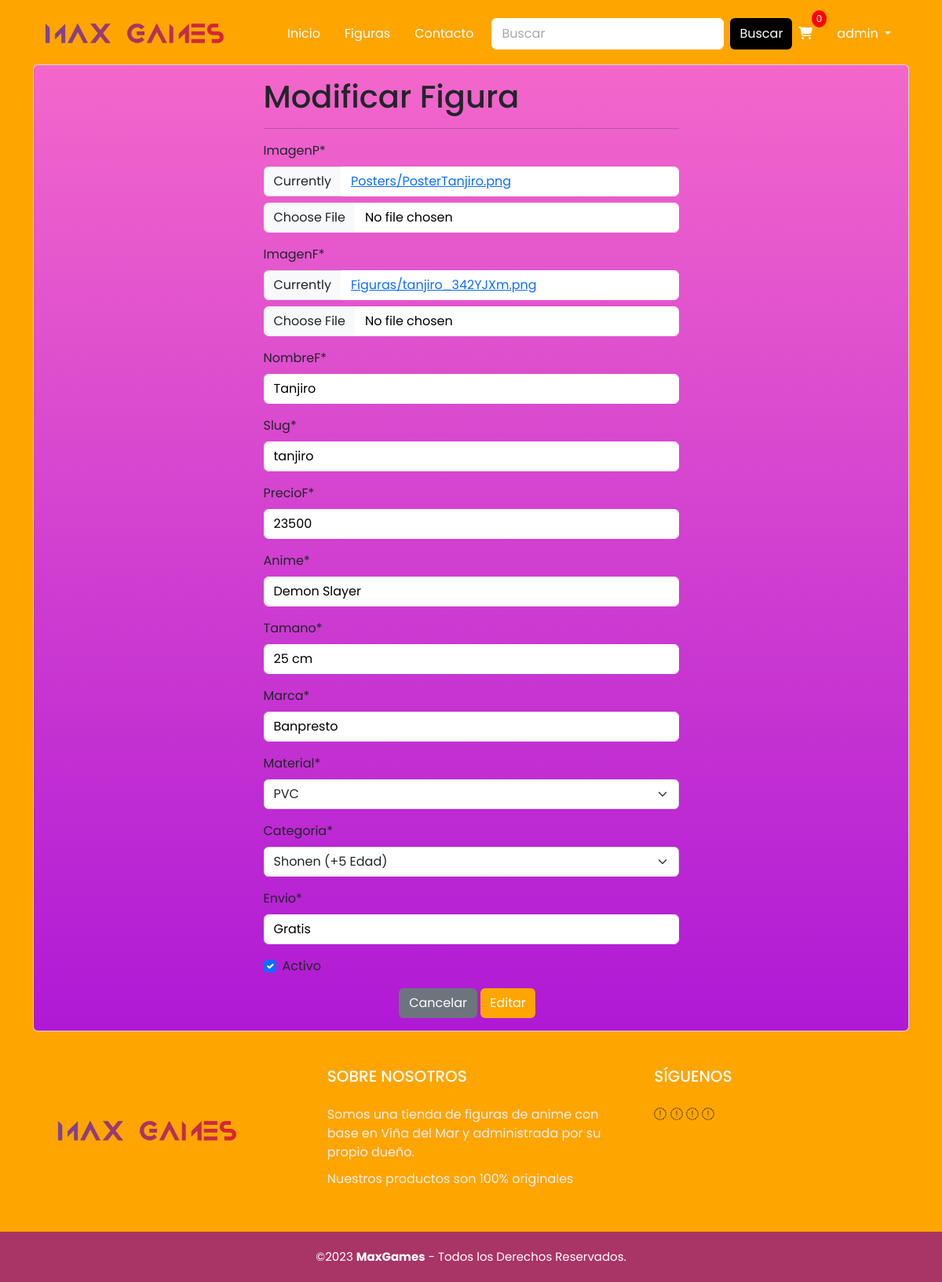
The app's page /figura/modificar_figuras/1/ (signed in), older data.
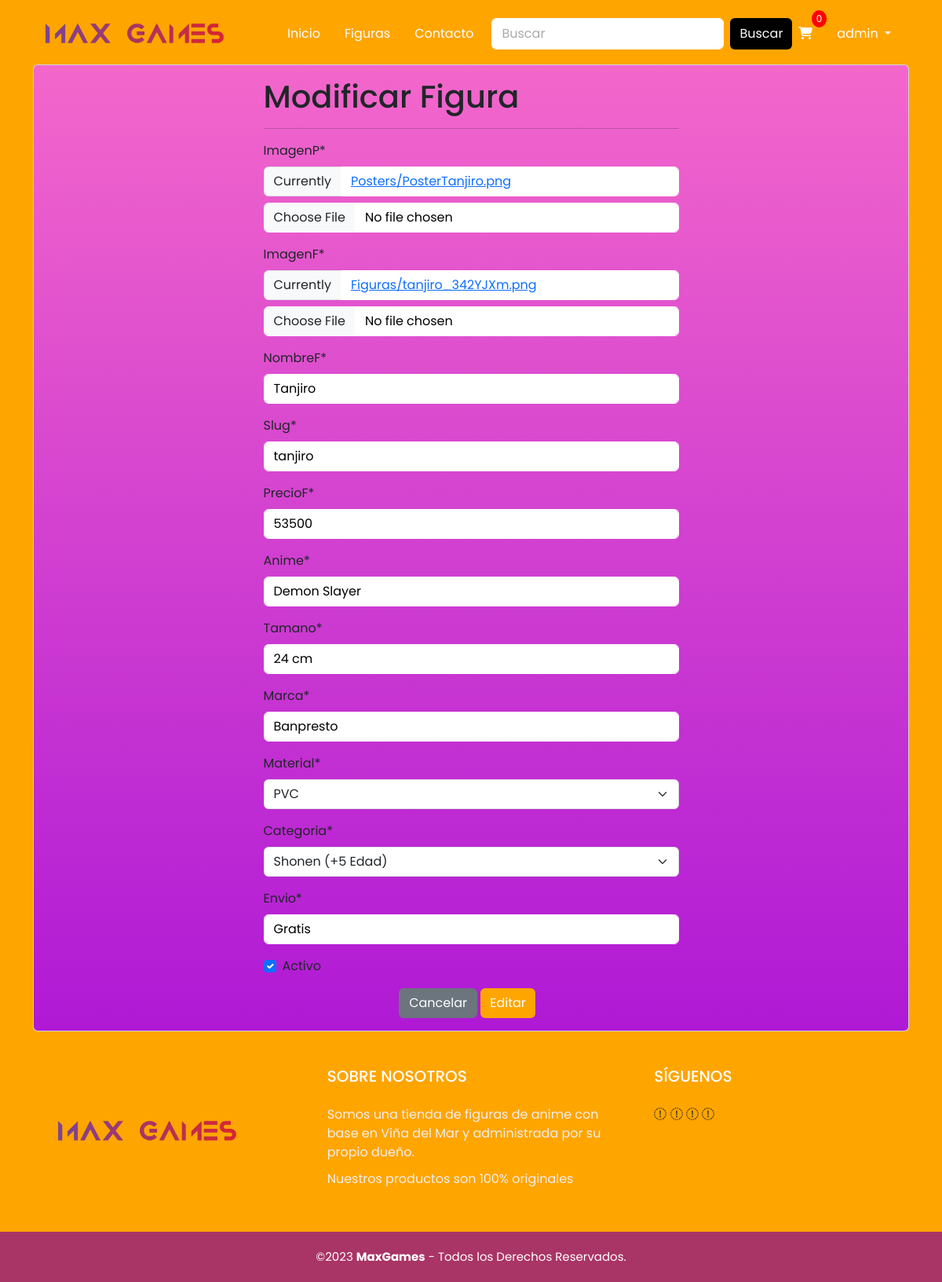
The same page, newer data.
### figura/models.py (models this page shows, shortened)
class Figuras(models.Model):
    imagenP = models.ImageField(upload_to="Posters", null=True)
    imagenF = models.ImageField(upload_to="Figuras", null=True)
    nombreF = models.CharField(max_length=50)
    slug    = AutoSlugField(populate_from='nombreF')
    precioF = models.IntegerField()
    anime   = models.CharField(max_length=100)
    tamano  = models.CharField(max_length=30)
    marca   = models.CharField(max_length=30)
    material = models.ForeignKey(Material, on_delete=models.PROTECT)
    categoria = models.ForeignKey(Categoria, on_delete=models.PROTECT)
    envio = models.CharField(max_length=15)
    activo = models.BooleanField()

### figura/views.py (the view)
# urls.py: path('modificar_figuras/<id>/',views.modificar_figuras, name='modificar_figuras'),
@permission_required('figura.change_figuras')
def modificar_figuras(request, id):
    figura = get_object_or_404(Figuras, id=id)
    if request.method == 'POST':
        formulario = FigurasForm(data=request.POST, instance=figura, files=request.FILES)
        if formulario.is_valid():
            formulario.save()
            messages.success(request, "Figura Modificada con Exito")
            return redirect('listar_figuras')
    else:
        formulario = FigurasForm(instance=figura)
    context = {
        'form': formulario,
        'figuras': figura,  # Añade 'figuras' al contexto
    }
    return render(request, 'figura/adm/modificar.html', context)

### figura/forms.py
class FigurasForm(forms.ModelForm):
    class Meta:
        model = Figuras
        fields='__all__'

### figura/models.py (called while the page is built)
    def __str__(self):
        return str(self.categoria)

    def __str__(self):
        return str(self.material)

### figura/templates/figura/adm/modificar.html (shortened to what this page needs)
{% extends 'figura/base.html' %}
{%load static%}
{% load crispy_forms_tags %}
{% block contenido %}
<body>
        <div class="container">
            <div class="card">
                <div class="card-body" id="card-body-1">
                    <div class="row">
                        <div class="col-12 col-md-6 offset-md-3">
                            <form action="" method="post" enctype="multipart/form-data">
                                <h1>Modificar Figura</h1>
                                <hr>
                                {{form | crispy}}
                                <div class="d-flex justify-content-center">
                                    <input type="reset" value="Cancelar" class="btn btn-secondary">
                                    <input type="submit" value="Editar" class="btn btn-primary ">
                                </div>
                            </form>
                        </div>
                    </div>
                </div>
            </div>
        </div>
</body>
{% endblock %}

Row changes from the older to the newer data that the page shows:
changed Figuras "Tanjiro": precioF "23500" → "53500"; tamano "25 cm" → "24 cm"
